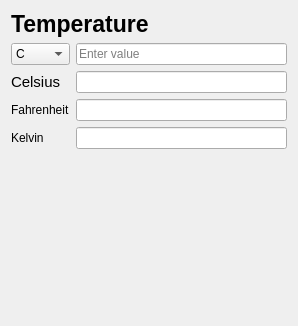
          <widget class="QWidget" name="scrollAreaWidgetContents_2">
           <property name="geometry">
            <rect>
             <x>0</x>
             <y>0</y>
             <width>298</width>
             <height>326</height>
            </rect>
           </property>
           <layout class="QGridLayout" name="gridLayout">
            <item row="0" column="0" colspan="2">
             <widget class="QLabel" name="label_12">
              <property name="font">
               <font>
                <pointsize>17</pointsize>
                <weight>75</weight>
                <bold>true</bold>
               </font>
              </property>
              <property name="text">
               <string>Temperature</string>
              </property>
             </widget>
            </item>
            <item row="1" column="0">
             <widget class="QComboBox" name="comboBox_4">
              <item>
               <property name="text">
                <string>C</string>
               </property>
              </item>
              <item>
               <property name="text">
                <string>F</string>
               </property>
              </item>
              <item>
               <property name="text">
                <string>K</string>
               </property>
              </item>
             </widget>
            </item>
            <item row="1" column="1">
             <widget class="QLineEdit" name="lineEdit_13">
              <property name="text">
               <string/>
              </property>
              <property name="dragEnabled">
               <bool>true</bool>
              </property>
              <property name="placeholderText">
               <string>Enter value </string>
              </property>
              <property name="clearButtonEnabled">
               <bool>true</bool>
              </property>
             </widget>
            </item>
            <item row="2" column="0">
             <widget class="QLabel" name="label_13">
              <property name="font">
               <font>
                <pointsize>11</pointsize>
               </font>
              </property>
              <property name="text">
               <string>Celsius</string>
              </property>
             </widget>
            </item>
            <item row="2" column="1">
             <widget class="QLineEdit" name="lineEdit_14">
              <property name="readOnly">
               <bool>true</bool>
              </property>
             </widget>
            </item>
            <item row="3" column="0">
             <widget class="QLabel" name="label_14">
              <property name="text">
               <string>Fahrenheit</string>
              </property>
             </widget>
            </item>
            <item row="3" column="1">
             <widget class="QLineEdit" name="lineEdit_15">
              <property name="readOnly">
               <bool>true</bool>
              </property>
             </widget>
            </item>
            <item row="4" column="0">
             <widget class="QLabel" name="label_15">
              <property name="text">
               <string>Kelvin</string>
              </property>
             </widget>
            </item>
            <item row="4" column="1">
             <widget class="QLineEdit" name="lineEdit_16">
              <property name="readOnly">
               <bool>true</bool>
              </property>
             </widget>
            </item>
            <item row="5" column="0" colspan="2">
             <spacer name="horizontalSpacer_2">
              <property name="orientation">
               <enum>Qt::Horizontal</enum>
              </property>
              <property name="sizeHint" stdset="0">
               <size>
                <width>277</width>
                <height>20</height>
               </size>
              </property>
             </spacer>
            </item>
            <item row="6" column="1">
             <spacer name="verticalSpacer">
              <property name="orientation">
               <enum>Qt::Vertical</enum>
              </property>
              <property name="sizeHint" stdset="0">
               <size>
                <width>20</width>
                <height>128</height>
               </size>
              </property>
             </spacer>
            </item>
           </layout>
          </widget>
